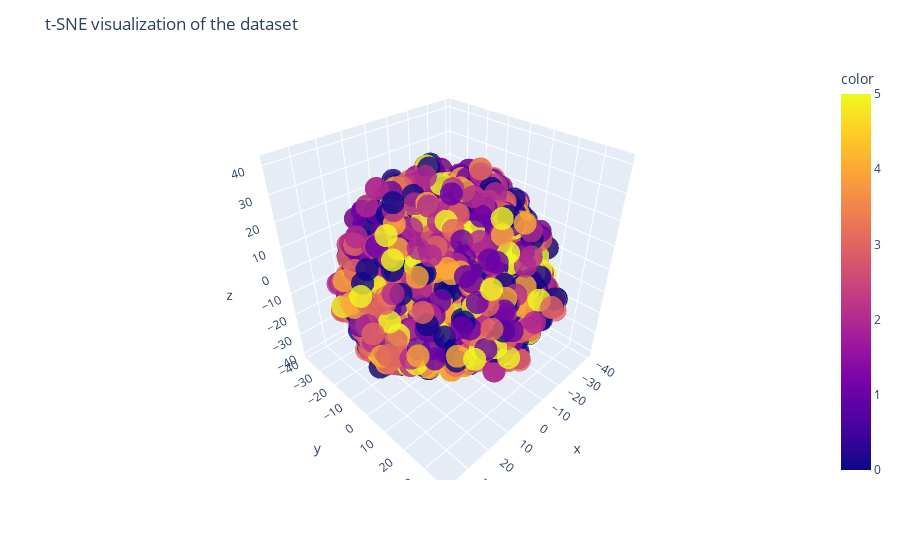

The cell this chart's notebook holds for it:
### Code cell
fig = px.scatter_3d(x=X_train_tsne[:, 0], y=X_train_tsne[:, 1], z=X_train_tsne[:, 2], color=y_train, opacity=0.8)
fig.update_layout(
    title="t-SNE visualization of the dataset",
    xaxis_title="First t-SNE",
    yaxis_title="Second t-SNE",
)
fig.show()

### Figure 1 — Plotly figure (JSON) as saved in the notebook; plotly's stock layout.template omitted (floating-point values rounded to 4 significant figures; data arrays with more than 128 entries replaced by an {"elided": "..."} marker saying what was removed)
{"data": [{"hovertemplate": "x=%{x}<br>y=%{y}<br>z=%{z}<br>color=%{marker.color}<extra></extra>", "legendgroup": "", "marker": {"color": {"elided": "5246 int values"}, "coloraxis": "coloraxis", "opacity": 0.8, "symbol": "circle"}, "mode": "markers", "name": "", "scene": "scene", "showlegend": false, "type": "scatter3d", "x": {"elided": "5246 float values"}, "y": {"elided": "5246 float values"}, "z": {"elided": "5246 float values"}}], "layout": {"coloraxis": {"colorbar": {"title": {"text": "color"}}, "colorscale": [[0, "#0d0887"], [0.1111, "#46039f"], [0.2222, "#7201a8"], [0.3333, "#9c179e"], [0.4444, "#bd3786"], [0.5556, "#d8576b"], [0.6667, "#ed7953"], [0.7778, "#fb9f3a"], [0.8889, "#fdca26"], [1, "#f0f921"]]}, "legend": {"tracegroupgap": 0}, "margin": {"t": 60}, "scene": {"domain": {"x": [0, 1], "y": [0, 1]}, "xaxis": {"title": {"text": "x"}}, "yaxis": {"title": {"text": "y"}}, "zaxis": {"title": {"text": "z"}}}, "title": {"text": "t-SNE visualization of the dataset"}, "xaxis": {"title": {"text": "First t-SNE"}}, "yaxis": {"title": {"text": "Second t-SNE"}}}}
